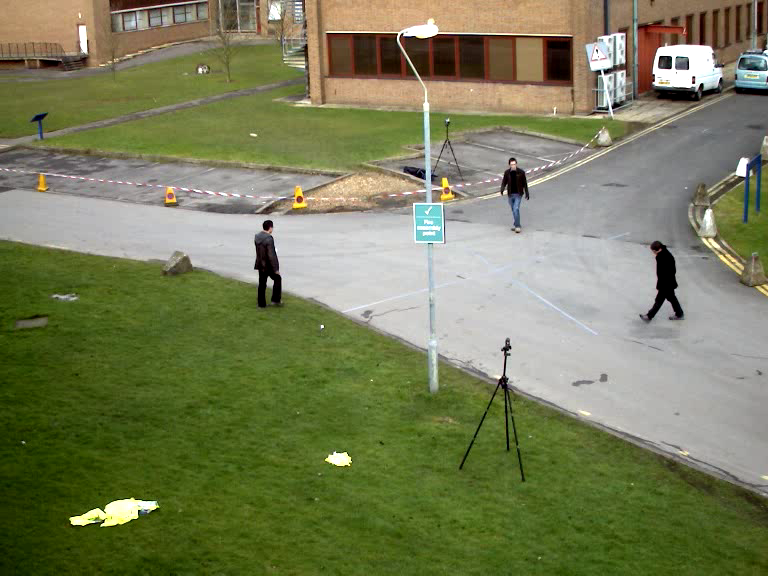
//> input picture labs/Bespalov_Maksim_CV_lab_01/Bespalov_Maksim_CV_lab_01/road.png, 768 x 576 px
$ ./main   (built with g++ and OpenCV 4)
//> lines starting //> are read from the running program, lines starting //| are printed output that depends on the picture
#include <opencv2\opencv.hpp>
#include <math.h>

int main(int argc, char* argv[])
{
	cv::Mat src,dst,canny,dist,integr;
	cv::Mat chan[3], res[3];
	src = cv::imread("road.png",1);
//> src is the input picture: 576 rows x 768 cols, CV_8UC3; mean B, G, R 89.2, 125.6, 120.7
	cv::Canny(src,canny,50,120,3);
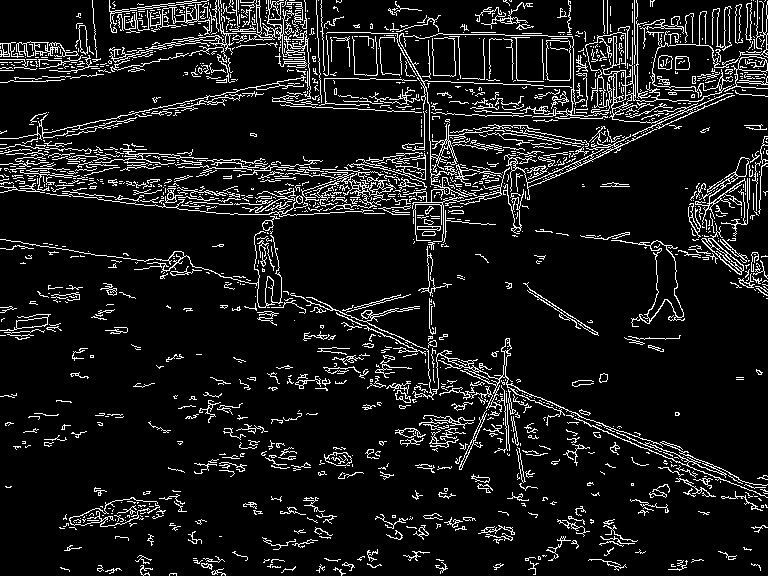
//> canny: 576 rows x 768 cols, CV_8UC1; 9.8% white in thin lines or dots
	cv::distanceTransform(cv::Scalar::all(255) - canny,dist, CV_DIST_L2,3);
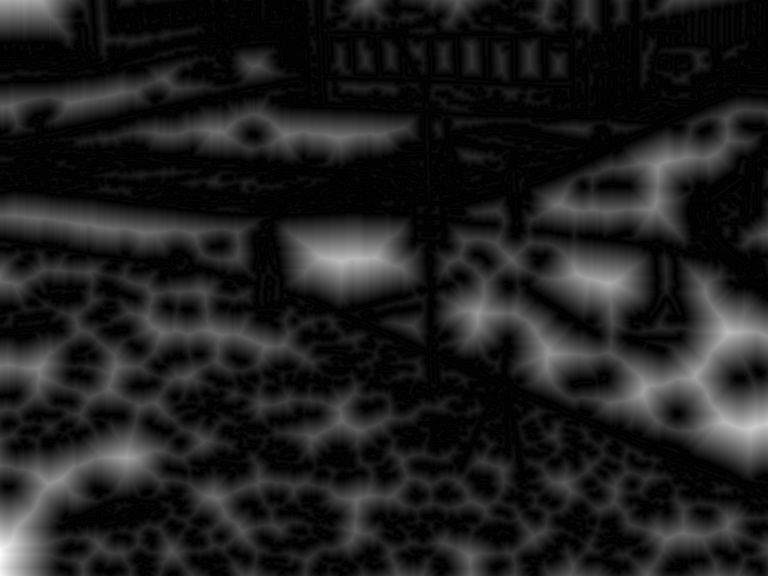
//> dist: 576 rows x 768 cols, CV_32FC1; min 0, max 62.69, mean 7.7; drawn with min black and max white
	//normalize(dist, dist);
	cv::split(src,chan);
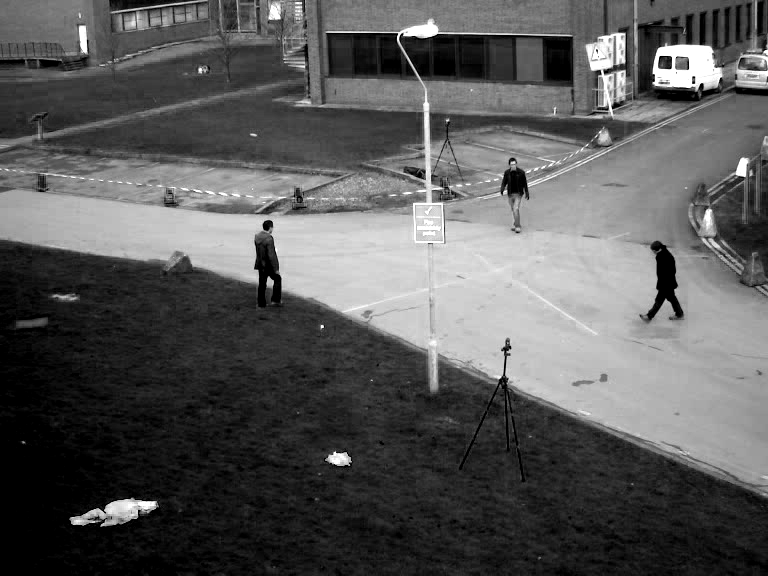
//> chan[0]: 576 rows x 768 cols, CV_8UC1; min 0, max 255, mean 89.2
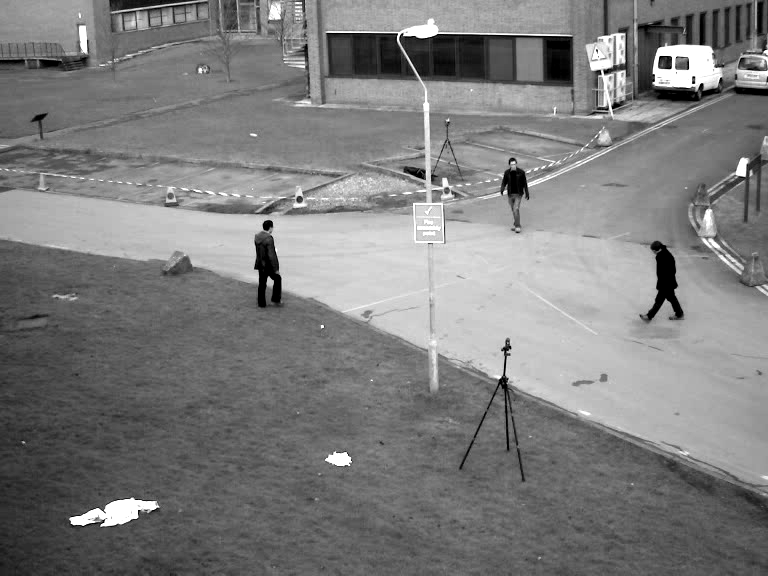
//> chan[1]: 576 rows x 768 cols, CV_8UC1; min 0, max 255, mean 125.6
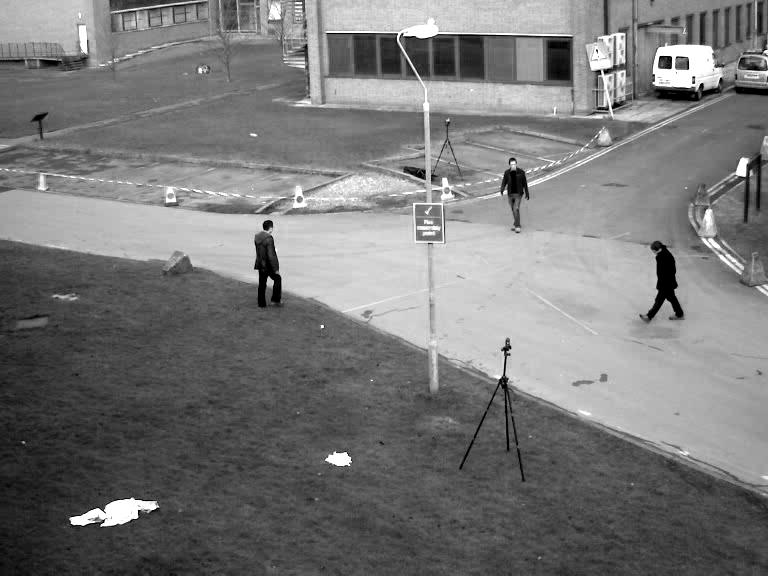
//> chan[2]: 576 rows x 768 cols, CV_8UC1; min 0, max 255, mean 120.7
	res[0] = chan[0].clone();
	res[1] = chan[1].clone();
    res[2] = chan[2].clone();

	int bval = 0;
	int ker = 0;
	int minI,maxI,minJ,maxJ;
	float rad = 0;
	for (int ch = 0; ch <3; ch++)
	{
		cv::integral(chan[ch],integr);
		for(int i = 0; i < chan[ch].rows; i++)
			for(int j = 0; j < chan[ch].cols; j++)
			{
				minI = 0;
				minJ = 0;
				maxI = chan[ch].rows - 1;
				maxJ = chan[ch].cols - 1;
				//rad = floor( smth + 0.5);
				rad = dist.at<float>(i,j);
				/*if (i + 1 >= rad && j + 1 >= rad)
				{
				}*/
				ker = rad/2;
				if (i - ker > 0)
					minI = i - ker;

				if (j - ker > 0)
					minJ = j - ker;

				if (i + ker < chan[ch].rows)
					maxI = i + ker;

				if (j + ker < chan[ch].cols)
					maxJ = j + ker;
				if (ker > 0)
				{
					bval = integr.at<int>(maxI + 1,maxJ + 1) - integr.at<int>(maxI + 1,minJ) - integr.at<int>(minI,maxJ + 1) + integr.at<int>(minI,minJ);
					bval /= (maxI - minI + 1) * (maxJ - minJ + 1);
				}
				else
					bval = chan[ch].at<unsigned char>(i,j);
				res[ch].at<unsigned char>(i,j) = (unsigned char) bval;

			}
	}
//> this loop made 3 passes
//> pass 1, `cv::integral(chan[ch],integr);`:
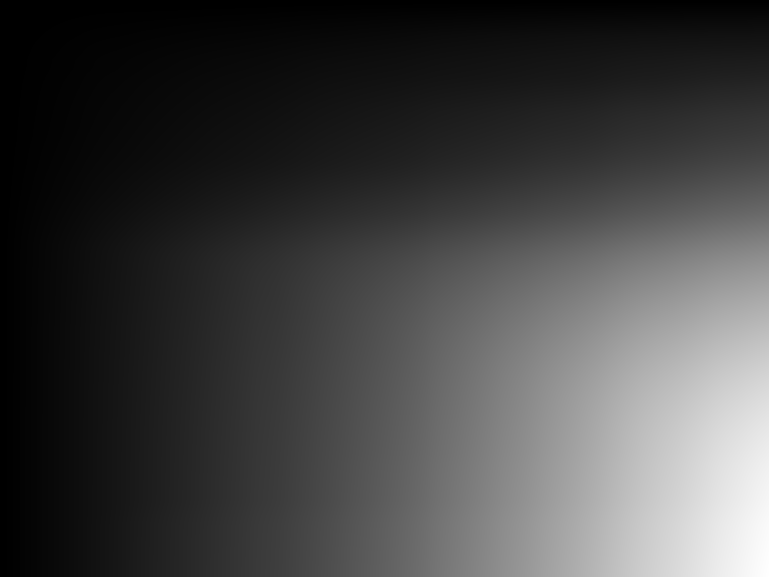
//> integr: 577 rows x 769 cols, CV_32SC1; min 0, max 39458410, mean 10364151.6; drawn with min black and max white
//> pass 2, `cv::integral(chan[ch],integr);`:
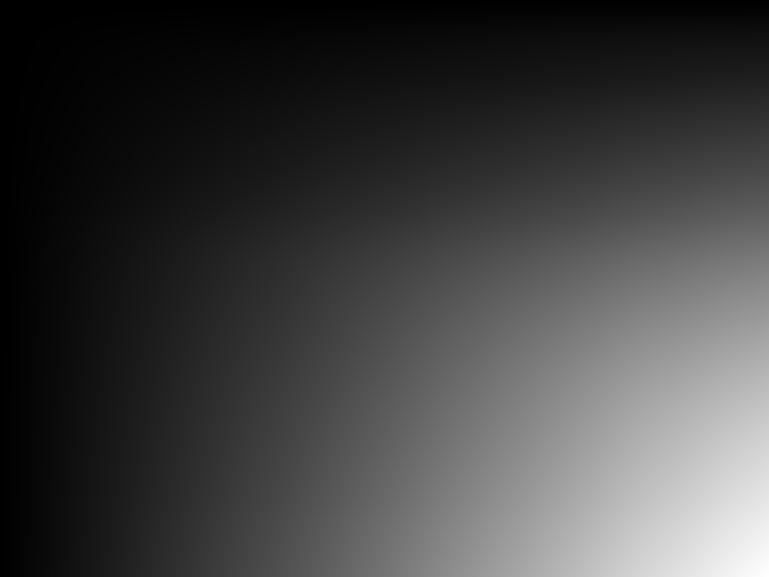
//> integr: 577 rows x 769 cols, CV_32SC1; min 0, max 55570560, mean 14184293.5; drawn with min black and max white
//> after the loop, minI = 571; minJ = 763; maxI = 575; maxJ = 767; rad = 8.76; ker = 4; bval = 58
	cv::merge(res, 3 ,dst);


	cv::namedWindow( "Source", CV_WINDOW_AUTOSIZE );
	cv::namedWindow( "canny", CV_WINDOW_AUTOSIZE );
	cv::namedWindow( "distance transform", CV_WINDOW_AUTOSIZE );
	cv::namedWindow( "result", CV_WINDOW_AUTOSIZE );
	cv::imshow("distance transform",dist);
	cv::imshow("Source",src);
	cv::imshow("canny",canny);
	cv::imshow("result",dst);
	cv::waitKey();


	return 0;
}
